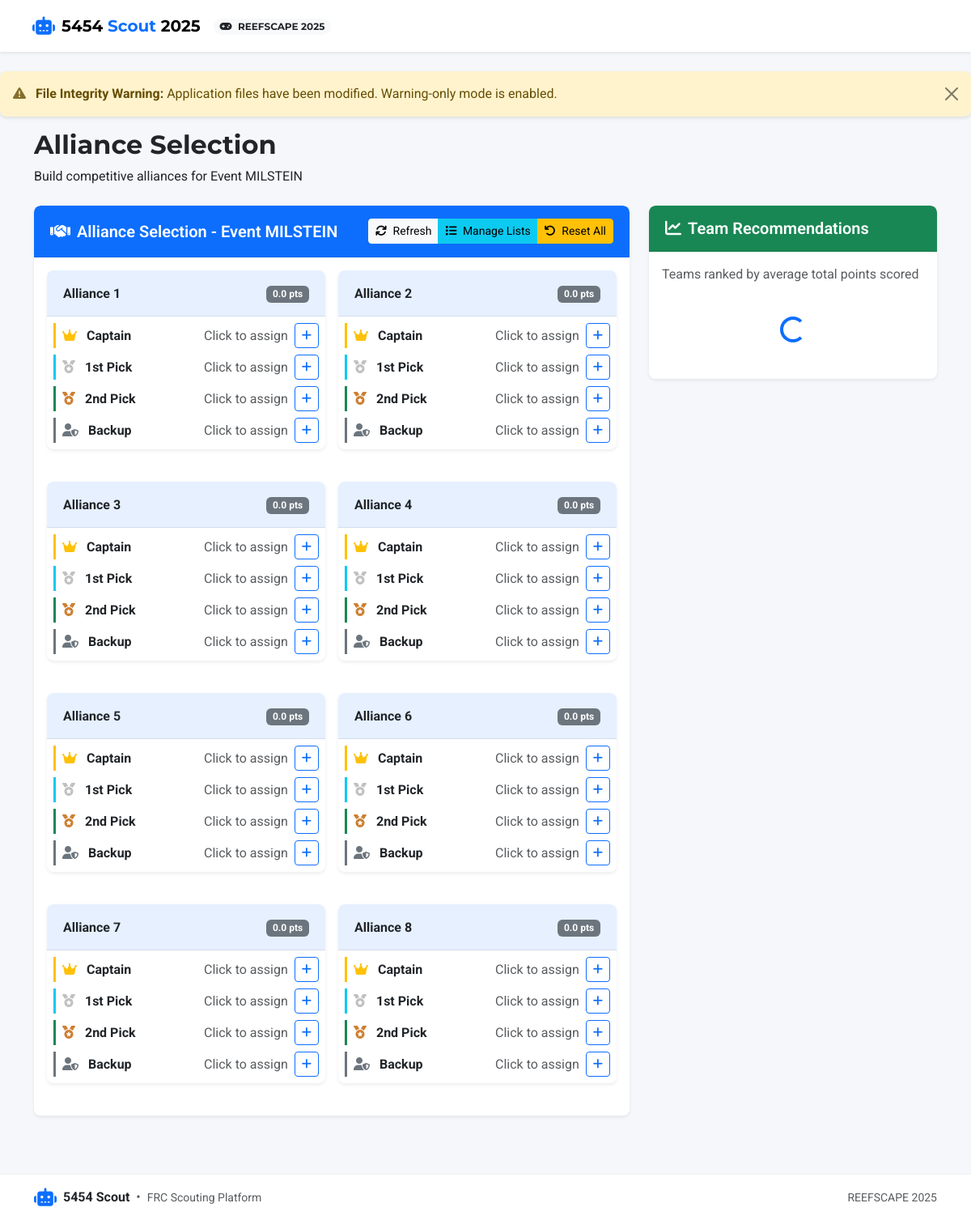
Page /alliances/ on the committed database.
### app/models.py (models this page shows, shortened)
class Event(db.Model):
    id = db.Column(db.Integer, primary_key=True)
    name = db.Column(db.String(100), nullable=False)
    code = db.Column(db.String(20), unique=True)  # Event code like "CALA" or "NYRO"
    location = db.Column(db.String(100))
    start_date = db.Column(db.Date)
    end_date = db.Column(db.Date)
    year = db.Column(db.Integer, nullable=False)
    matches = db.relationship('Match', backref='event', lazy=True)

class AllianceSelection(db.Model):
    id = db.Column(db.Integer, primary_key=True)
    alliance_number = db.Column(db.Integer, nullable=False)  # 1-8 for 8 alliances
    captain = db.Column(db.Integer, db.ForeignKey('team.id'))  # Captain team
    first_pick = db.Column(db.Integer, db.ForeignKey('team.id'))  # First pick
    second_pick = db.Column(db.Integer, db.ForeignKey('team.id'))  # Second pick
    third_pick = db.Column(db.Integer, db.ForeignKey('team.id'))  # Third pick (backup)
    event_id = db.Column(db.Integer, db.ForeignKey('event.id'), nullable=False)
    timestamp = db.Column(db.DateTime, default=datetime.utcnow)
    captain_team = db.relationship('Team', foreign_keys=[captain])
    first_pick_team = db.relationship('Team', foreign_keys=[first_pick])
    second_pick_team = db.relationship('Team', foreign_keys=[second_pick])
    third_pick_team = db.relationship('Team', foreign_keys=[third_pick])
    event = db.relationship('Event', backref='alliances')

### app/routes/alliances.py (the view, shortened to what this page needs)
@bp.route('/')
def index():
    events = Event.query.order_by(Event.year.desc(), Event.start_date.desc()).all()
    current_event = events[0] if events else None
    if not current_event:
        flash('No events found. Please create an event first.', 'warning')
        return redirect(url_for('main.index'))
    alliances = AllianceSelection.query.filter_by(event_id=current_event.id).order_by(AllianceSelection.alliance_number).all()
    return render_template('alliances/index.html',
                         alliances=alliances,
                         current_event=current_event,
                         events=events)

### app/templates/alliances/index.html (shortened to what this page needs)
{% extends 'base.html' %}
{% block heading %}Alliance Selection{% endblock %}
{% block subheading %}Build competitive alliances for {{ current_event.name }}{% endblock %}
{% block content %}
<div class="row mb-4">
    <div class="col-md-8">
        <div class="card">
            <div class="card-header bg-primary text-white d-flex justify-content-between align-items-center">
                <h5 class="mb-0">
                    <i class="fas fa-handshake me-2"></i>Alliance Selection - {{ current_event.name }}
                </h5>
                <div class="btn-group" role="group">
                    <button class="btn btn-light btn-sm" id="refresh-recommendations">
                        <i class="fas fa-sync me-1"></i> Refresh
                    </button>
                    <a href="{{ url_for('alliances.manage_lists', event_id=current_event.id) }}"
                       class="btn btn-info btn-sm">
                        <i class="fas fa-list me-1"></i> Manage Lists
                    </a>
                    <a href="{{ url_for('alliances.reset_alliances', event_id=current_event.id) }}"
                       class="btn btn-warning btn-sm"
                       onclick="return confirm('Are you sure you want to reset all alliance selections?')">
                        <i class="fas fa-undo me-1"></i> Reset All
                    </a>
                </div>
            </div>
            <div class="card-body">
                <div class="row g-3">
                    {% for alliance in alliances %}
                    <div class="col-lg-6">
                        <div class="card border-primary alliance-card" data-alliance-id="{{ alliance.id }}">
                            <div class="card-header bg-primary bg-opacity-10 d-flex justify-content-between align-items-center">
                                <h6 class="mb-0 fw-bold">Alliance {{ alliance.alliance_number }}</h6>
                                <div class="alliance-strength">
                                    <span class="badge bg-secondary" id="alliance-{{ alliance.id }}-strength">0.0 pts</span>
                                </div>
                            </div>
                            <div class="card-body p-2">
                                <div class="team-slot mb-2" data-position="captain">
                                    <div class="d-flex align-items-center justify-content-between">
                                        <div class="team-role">
                                            <i class="fas fa-crown text-warning me-2"></i>
                                            <strong>Captain</strong>
                                        </div>
                                        <div class="team-assignment">
                                            {% if alliance.captain_team %}
                                            <div class="team-info">
                                                <span class="badge bg-warning text-dark">{{ alliance.captain_team.team_number }}</span>
                                                <small class="text-muted">{{ alliance.captain_team.team_name[:20] }}...</small>
                                                <button class="btn btn-sm btn-outline-danger ms-2 remove-team"
                                                        data-alliance-id="{{ alliance.id }}"
                                                        data-position="captain">
                                                    <i class="fas fa-times"></i>
                                                </button>
                                            </div>
                                            {% else %}
                                            <div class="team-slot-empty">
                                                <span class="text-muted">Click to assign</span>
                                                <button class="btn btn-sm btn-outline-primary assign-team"
                                                        data-alliance-id="{{ alliance.id }}"
                                                        data-position="captain">
                                                    <i class="fas fa-plus"></i>
                                                </button>
                                            </div>
                                            {% endif %}
                                        </div>
                                    </div>
                                </div>
                                <div class="team-slot mb-2" data-position="first_pick">
                                    <div class="d-flex align-items-center justify-content-between">
                                        <div class="team-role">
                                            <i class="fas fa-medal text-silver me-2"></i>
                                            <strong>1st Pick</strong>
                                        </div>
                                        <div class="team-assignment">
                                            {% if alliance.first_pick_team %}
                                            <div class="team-info">
                                                <span class="badge bg-info">{{ alliance.first_pick_team.team_number }}</span>
                                                <small class="text-muted">{{ alliance.first_pick_team.team_name[:20] }}...</small>
                                                <button class="btn btn-sm btn-outline-danger ms-2 remove-team"
                                                        data-alliance-id="{{ alliance.id }}"
                                                        data-position="first_pick">
                                                    <i class="fas fa-times"></i>
                                                </button>
                                            </div>
                                            {% else %}
                                            <div class="team-slot-empty">
                                                <span class="text-muted">Click to assign</span>
                                                <button class="btn btn-sm btn-outline-primary assign-team"
                                                        data-alliance-id="{{ alliance.id }}"
                                                        data-position="first_pick">
                                                    <i class="fas fa-plus"></i>
                                                </button>
                                            </div>
                                            {% endif %}
                                        </div>
                                    </div>
                                </div>
                                <div class="team-slot mb-2" data-position="second_pick">
                                    <div class="d-flex align-items-center justify-content-between">
                                        <div class="team-role">
                                            <i class="fas fa-medal text-bronze me-2"></i>
                                            <strong>2nd Pick</strong>
                                        </div>
                                        <div class="team-assignment">
                                            {% if alliance.second_pick_team %}
                                            <div class="team-info">
                                                <span class="badge bg-success">{{ alliance.second_pick_team.team_number }}</span>
                                                <small class="text-muted">{{ alliance.second_pick_team.team_name[:20] }}...</small>
                                                <button class="btn btn-sm btn-outline-danger ms-2 remove-team"
                                                        data-alliance-id="{{ alliance.id }}"
                                                        data-position="second_pick">
                                                    <i class="fas fa-times"></i>
                                                </button>
                                            </div>
                                            {% else %}
                                            <div class="team-slot-empty">
                                                <span class="text-muted">Click to assign</span>
                                                <button class="btn btn-sm btn-outline-primary assign-team"
                                                        data-alliance-id="{{ alliance.id }}"
                                                        data-position="second_pick">
                                                    <i class="fas fa-plus"></i>
                                                </button>
                                            </div>
                                            {% endif %}
                                        </div>
                                    </div>
                                </div>
                                <div class="team-slot" data-position="third_pick">
                                    <div class="d-flex align-items-center justify-content-between">
                                        <div class="team-role">
                                            <i class="fas fa-user-shield text-secondary me-2"></i>
                                            <strong>Backup</strong>
                                        </div>
                                        <div class="team-assignment">
                                            {% if alliance.third_pick_team %}
                                            <div class="team-info">
                                                <span class="badge bg-secondary">{{ alliance.third_pick_team.team_number }}</span>
                                                <small class="text-muted">{{ alliance.third_pick_team.team_name[:20] }}...</small>
                                                <button class="btn btn-sm btn-outline-danger ms-2 remove-team"
                                                        data-alliance-id="{{ alliance.id }}"
                                                        data-position="third_pick">
                                                    <i class="fas fa-times"></i>
                                                </button>
                                            </div>
                                            {% else %}
                                            <div class="team-slot-empty">
                                                <span class="text-muted">Click to assign</span>
                                                <button class="btn btn-sm btn-outline-primary assign-team"
                                                        data-alliance-id="{{ alliance.id }}"
                                                        data-position="third_pick">
                                                    <i class="fas fa-plus"></i>
                                                </button>
                                            </div>
                                            {% endif %}
                                        </div>
                                    </div>
                                </div>
                            </div>
                        </div>
                    </div>
                    {% endfor %}
                </div>
            </div>
        </div>
    </div>
    <div class="col-md-4">
        <div class="card">
            <div class="card-header bg-success text-white">
                <h5 class="mb-0">
                    <i class="fas fa-chart-line me-2"></i>Team Recommendations
                </h5>
            </div>
            <div class="card-body">
                <p class="text-muted mb-3">Teams ranked by average total points scored</p>
                <div id="team-recommendations">
                    <div class="text-center py-4">
                        <div class="spinner-border text-primary" role="status">
                        </div>
                    </div>
                </div>
            </div>
        </div>
    </div>
</div>
{% endblock %}

### rows in the picture
Event: name "Event MILSTEIN"
AllianceSelection: alliance_number "1"
AllianceSelection: alliance_number "2"
AllianceSelection: alliance_number "3"
AllianceSelection: alliance_number "4"
AllianceSelection: alliance_number "5"
AllianceSelection: alliance_number "6"
AllianceSelection: alliance_number "7"
AllianceSelection: alliance_number "8"

### other values in the picture
{{ game_config.season }} "2025"
{{ game_config.game_name }} "REEFSCAPE"
